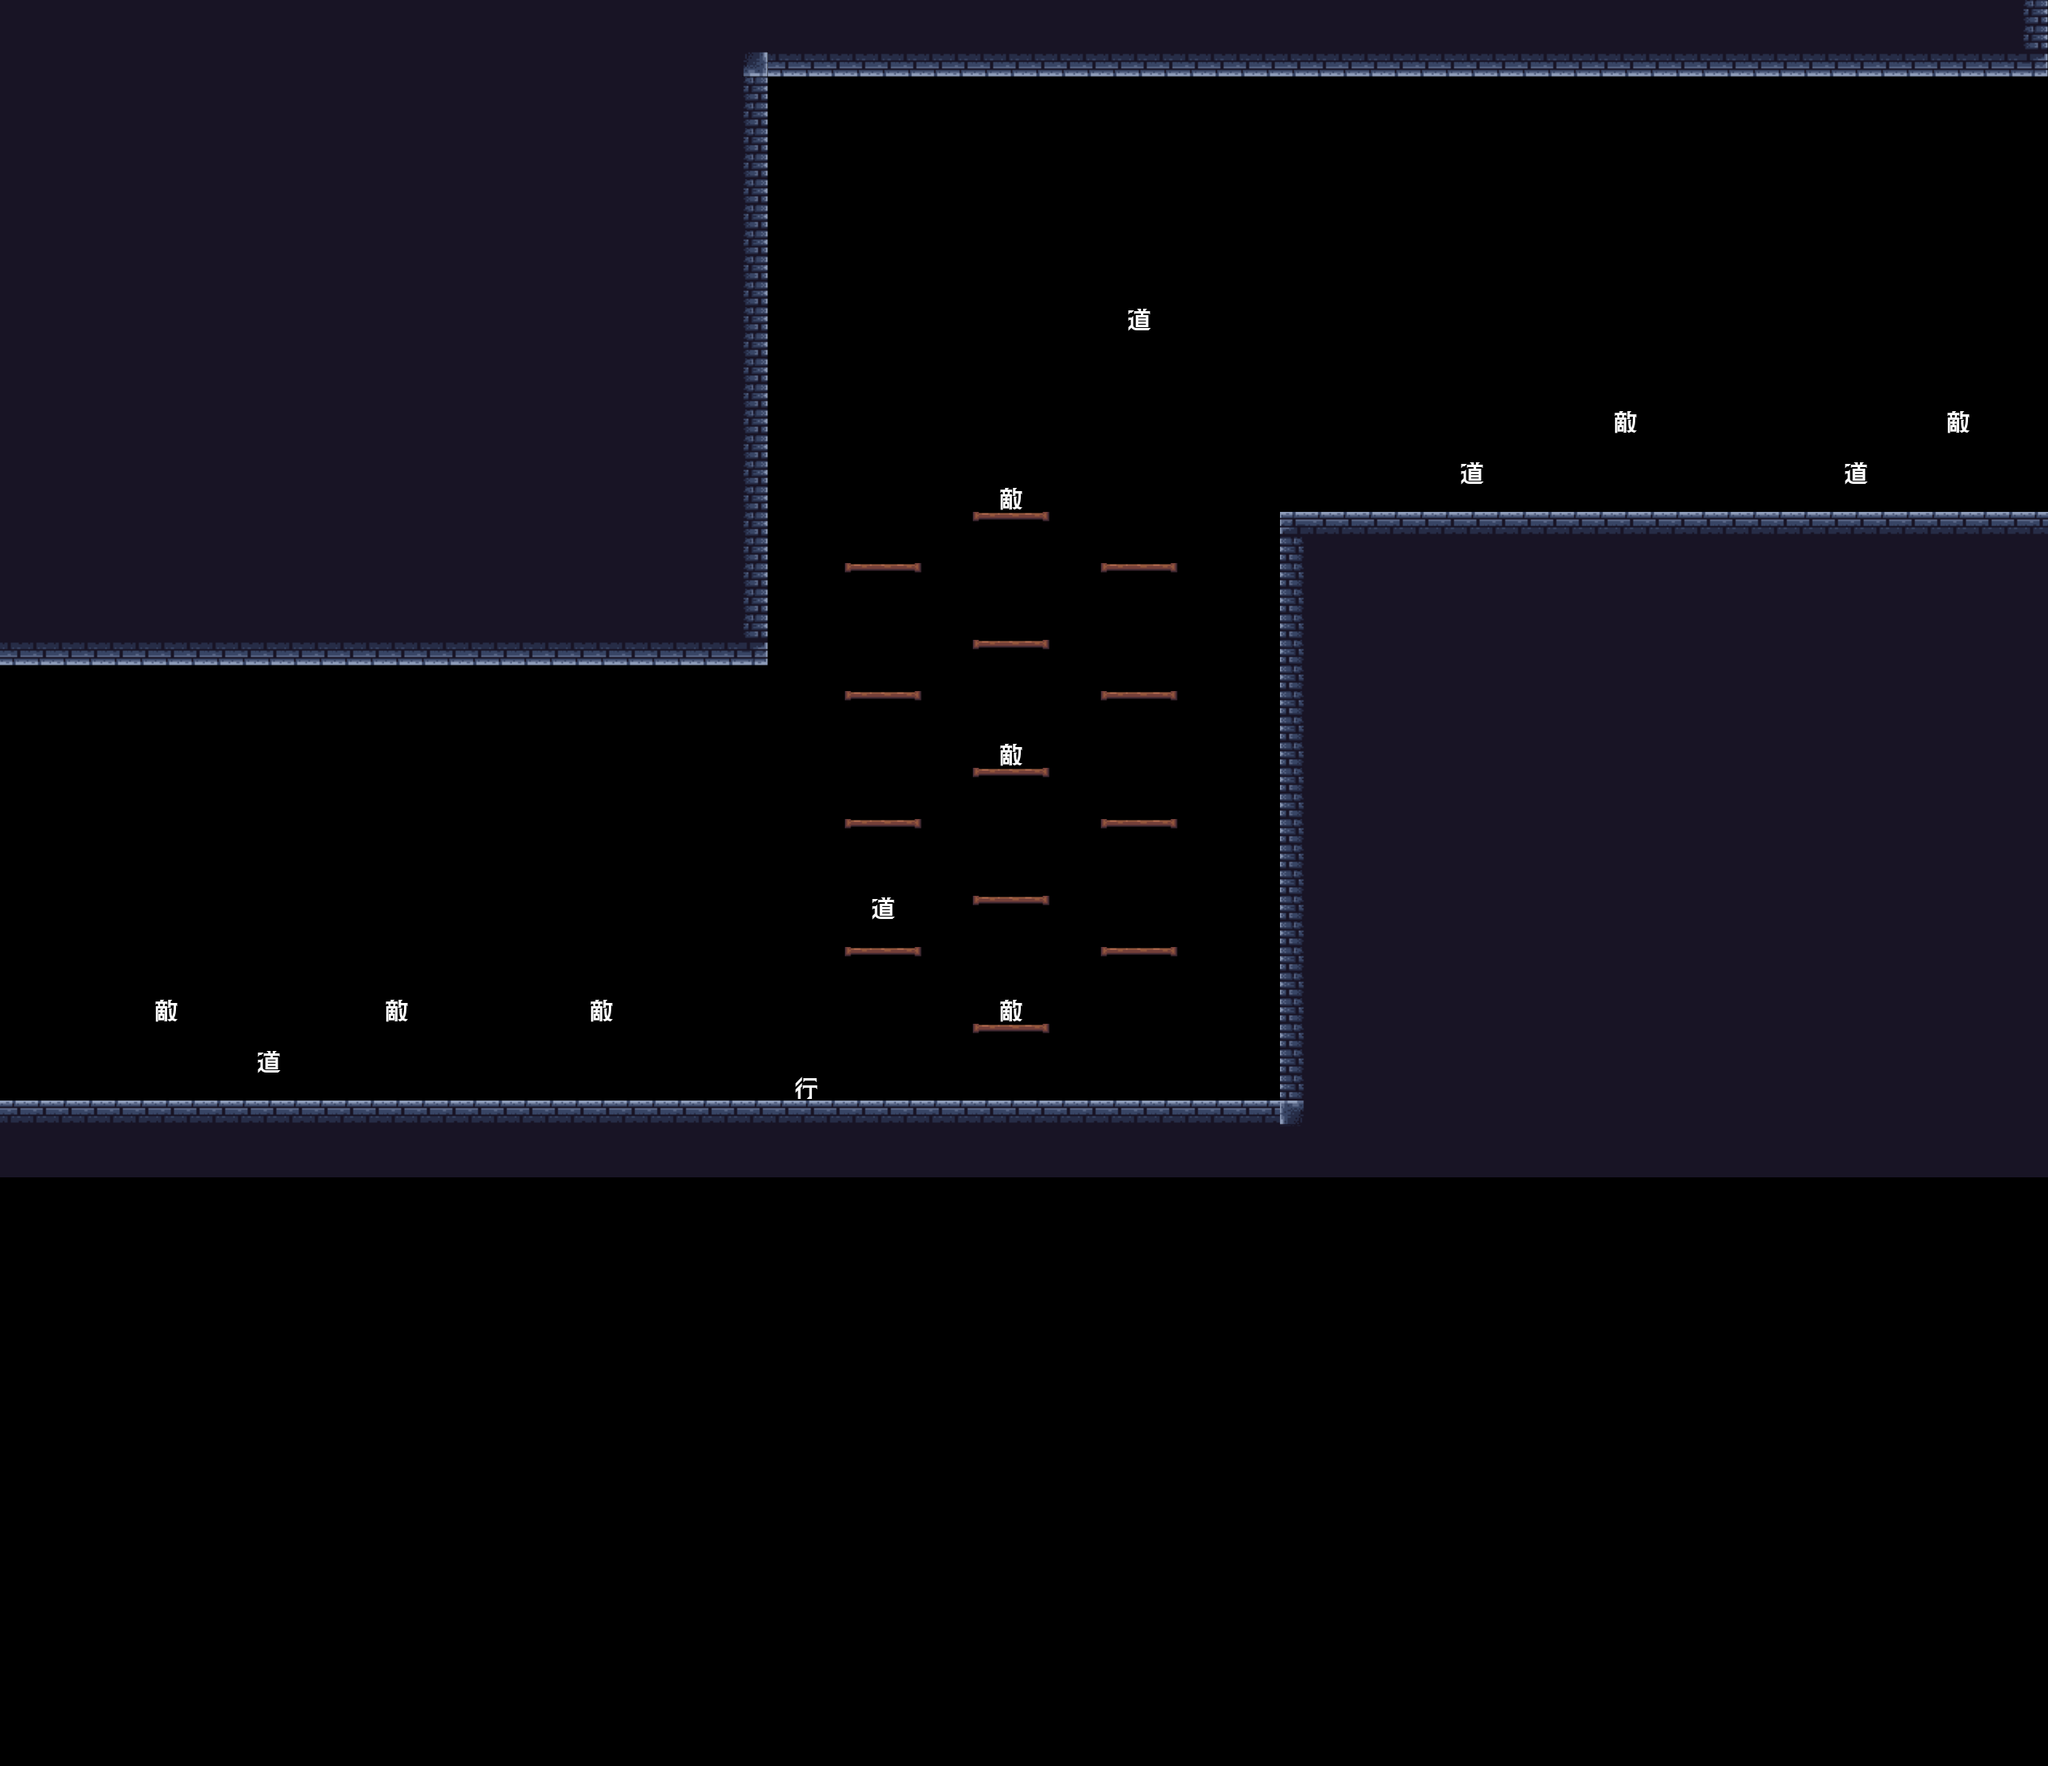

Tiled map render using the project's own tile images. Description and the map definition, with tile-layer contents summarised, below:
An orthogonal 80x69 tile map with 32x32 px tiles, 1 tile layer (タイルレイヤー1).

<map version="1.10" tiledversion="1.11.2" orientation="orthogonal" renderorder="right-down" width="80" height="69" tilewidth="32" tileheight="32" infinite="0" nextlayerid="2" nextobjectid="1">
 <tileset firstgid="1" source="GroundChipsDungeon.tsx" />
 <layer id="1" name="タイルレイヤー1" width="80" height="69">
  <data>[5520 cells, 1913 non-empty, 15 distinct tile ids]</data>
 </layer>
</map>
